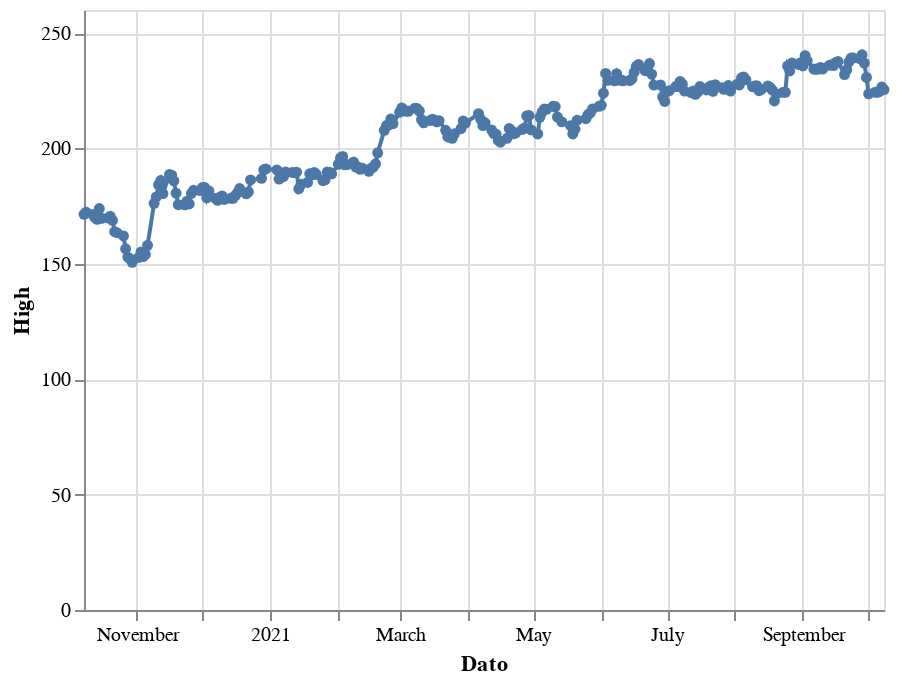

Notebook cell for this chart:
### Code cell
alt.Chart(data).mark_line(point=True).encode(
    x='Dato',
    y='High'
)

### Figure 1 — Vega-Lite specification as saved in the notebook (floating-point values rounded to 4 significant figures; data arrays with more than 128 entries replaced by an {"elided": "..."} marker saying what was removed)
{"config": {"view": {"continuousWidth": 400, "continuousHeight": 300}}, "data": {"name": "data-5469f7a4fe95a8d64c20e1b724e1d28b"}, "mark": {"type": "line", "point": true}, "encoding": {"x": {"type": "temporal", "field": "Dato"}, "y": {"type": "quantitative", "field": "High"}}, "$schema": "https://vega.github.io/schema/vega-lite/v4.8.1.json", "datasets": {"data-5469f7a4fe95a8d64c20e1b724e1d28b": {"elided": "252 records"}}}
